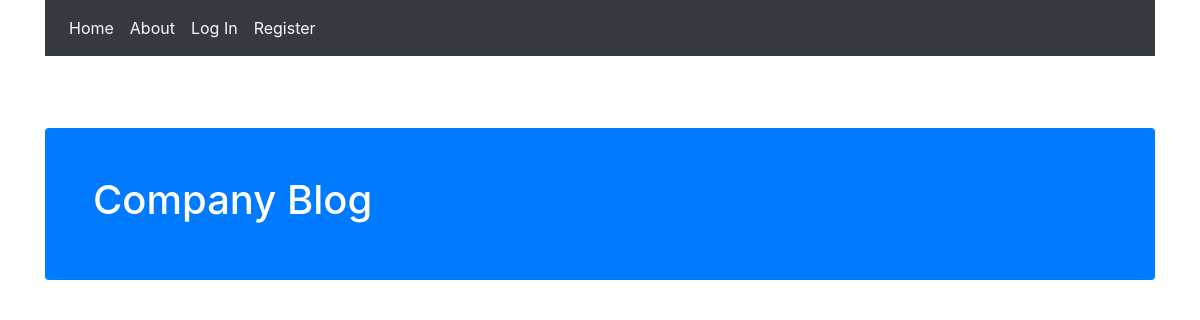
The app's page /, older data.
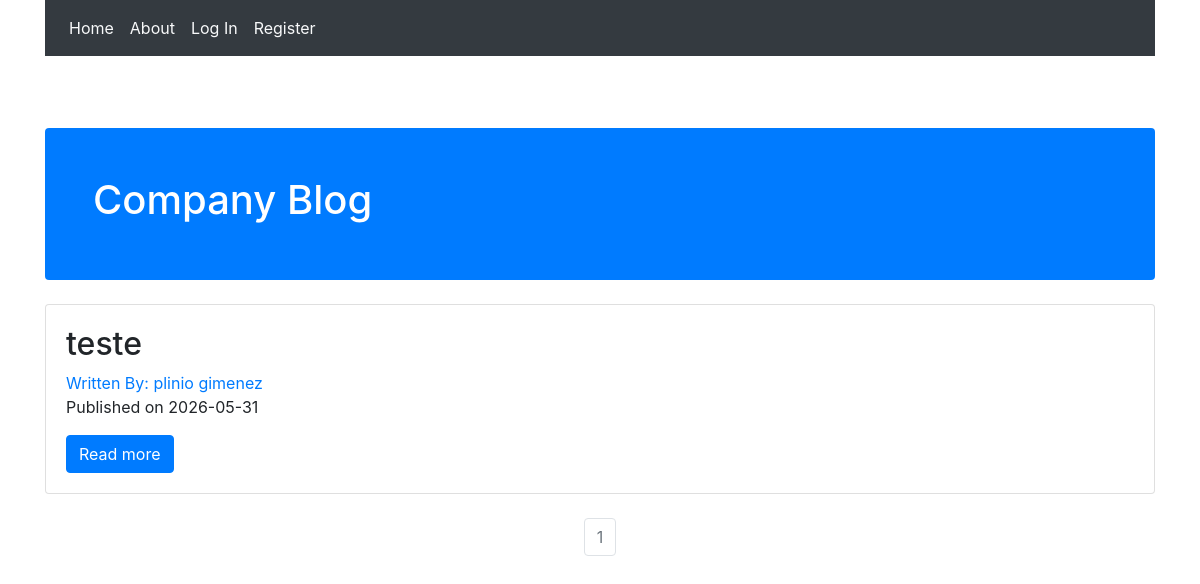
The same page, newer data.
### compblog/models.py (models this page shows, shortened)
class BlogPost(db.Model):
   users = db.relationship(User)
   id = db.Column(db.Integer,primary_key=True)
   user_id = db.Column(db.Integer,db.ForeignKey('users.id'),nullable=False)
   date = db.Column(db.DateTime, nullable=False,default=datetime.now)
   title = db.Column(db.String(140),nullable=False)
   text = db.Column(db.Text,nullable=False)

class User(db.Model,UserMixin):
    __tablename__ = 'users'
    id = db.Column(db.Integer,primary_key=True)
    profile_image = db.Column(db.String(64), nullable=False, default='default_profile.jpg')
    email = db.Column(db.String(64),unique=True, index=True)
    username = db.Column(db.String(64),index=True,unique=True)
    password = db.Column(db.String(256))
    posts = db.relationship('BlogPost', backref='author',lazy=True)

### compblog/core/views.py (the view)
@core.route('/')
def index():
    page = request.args.get('page', 1, type=int)
    blog_posts = BlogPost.query.order_by(BlogPost.date.desc()).paginate(page=page, per_page=5)
    return render_template("index.html", blog_posts=blog_posts)

### compblog/templates/index.html (shortened to what this page needs)
{% extends "base.html" %}
{% block content %}
  <div class="mt-4 p-5 bg-primary text-white rounded">
    <h1>Company Blog</h1>
  </div>
  <div class="mt-4">
    {% for post in blog_posts.items %}
      <div class="card mb-4">
        <div class="card-body">
          <h2><a class="card-title" href="{{ url_for('blog_posts.blog_post', blog_post_id=post.id) }}">{{ post.title }}</a></h2>
         <a href="{{ url_for('users.user_posts', username=post.author.username) }}">Written By: {{ post.author.username }}</a>
          <p>Published on {{ post.date.strftime('%Y-%m-%d') }}</p>
          <a href="{{ url_for('blog_posts.blog_post', blog_post_id=post.id) }}" class="btn btn-primary">Read more</a>
        </div>
      </div>
    {% endfor %}
  </div>
   <nav aria-label="Page navigation example">
     <ul class="pagination justify-content-center">
       {% for page_num in blog_posts.iter_pages(left_edge=1, right_edge=1, left_current=1, right_current=2) %}
          {% if blog_posts.page == page_num %}
          <li class="page-item disabled">
            <a class="page-link" href="{{ url_for('core.index', page=page_num) }}">{{ page_num }}</a></li>
          {% else %}
            <li class="page-item"><a class="page-link" href="{{ url_for('core.index', page=page_num) }}">{{ page_num }}</a></li>
          {% endif %}
      {% endfor %}
    </nav>
{% endblock %}

### compblog/templates/base.html (shortened to what this page needs)
<!DOCTYPE html>
<html lang="en" dir="ltr">
  <head>
    <link rel="stylesheet" href="{{ url_for('static', filename='css/bootstrap.css')}}">
    <link rel="stylesheet" href="https://maxcdn.bootstrapcdn.com/bootstrap/4.0.0/css/bootstrap.min.css">
  </head>
  <body>
<div class="container">
  <nav class="navbar navbar-expand-lg navbar-dark bg-dark">
    <ul class="navbar-nav">
      <li class="nav-item">
        <a class="nav-link link-light" href="{{url_for('core.index')}}">Home</a>
      </li>
      <li class="nav-item">
        <a class="nav-link link-light" href="{{url_for('core.info')}}">About</a>
      </li>
      {% if current_user.is_authenticated %}
        <li class="nav-item">
          <a class="nav-link link-light" href="{{url_for('users.logout')}}">Log Out</a>
        </li>
        <li class="nav-item">
          <a class="nav-link link-light" href="{{url_for('users.account')}}">Account</a>
        </li>
        <li class="nav-item">
          <a class="nav-link link-light" href="{{url_for('blog_posts.create_post')}}">Create Post</a>
        </li>
      {% else %}
        <li class="nav-item">
          <a class="nav-link link-light" href="{{url_for('users.login')}}">Log In</a>
        </li>
        <li class="nav-item">
          <a class="nav-link link-light" href="{{url_for('users.register')}}">Register</a>
        </li>
      {% endif %}
    </ul>
  </div>
  <br />
  <br />
<div class="container">
  {% block content %}
  {% endblock %}
</div>
  </body>
</html>

Row changes from the older to the newer data that the page shows:
added BlogPost: title "teste", author.username "plinio gimenez", date "2026-05-31"
Text that changed along with them:
new list line: "1"
